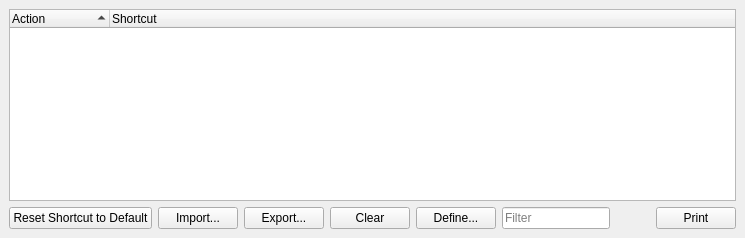
     <widget class="QWidget" name="tabShortcuts">
      <property name="accessibleName">
       <string>Shortcuts Tab</string>
      </property>
      <attribute name="title">
       <string>Shortcuts</string>
      </attribute>
      <layout class="QVBoxLayout">
       <property name="spacing">
        <number>6</number>
       </property>
       <property name="leftMargin">
        <number>9</number>
       </property>
       <property name="topMargin">
        <number>9</number>
       </property>
       <property name="rightMargin">
        <number>9</number>
       </property>
       <property name="bottomMargin">
        <number>9</number>
       </property>
       <item>
        <widget class="QTreeWidget" name="shortcutList">
         <property name="accessibleName">
          <string>Shortcuts table</string>
         </property>
         <property name="accessibleDescription">
          <string>Here you can configure shortcuts for actions</string>
         </property>
         <property name="alternatingRowColors">
          <bool>true</bool>
         </property>
         <property name="rootIsDecorated">
          <bool>true</bool>
         </property>
         <property name="uniformRowHeights">
          <bool>true</bool>
         </property>
         <property name="itemsExpandable">
          <bool>true</bool>
         </property>
         <property name="sortingEnabled">
          <bool>true</bool>
         </property>
         <property name="allColumnsShowFocus">
          <bool>true</bool>
         </property>
         <column>
          <property name="text">
           <string>Action</string>
          </property>
         </column>
         <column>
          <property name="text">
           <string>Shortcut</string>
          </property>
         </column>
        </widget>
       </item>
       <item>
        <layout class="QHBoxLayout">
         <property name="spacing">
          <number>6</number>
         </property>
         <property name="leftMargin">
          <number>0</number>
         </property>
         <property name="topMargin">
          <number>0</number>
         </property>
         <property name="rightMargin">
          <number>0</number>
         </property>
         <property name="bottomMargin">
          <number>0</number>
         </property>
         <item>
          <widget class="QPushButton" name="resetShortcut">
           <property name="accessibleName">
            <string>Reset Shortcut to default</string>
           </property>
           <property name="accessibleDescription">
            <string>Resets the shortcuts to their default assignment</string>
           </property>
           <property name="text">
            <string>Reset Shortcut to Default</string>
           </property>
          </widget>
         </item>
         <item>
          <widget class="QPushButton" name="importShortcuts">
           <property name="accessibleName">
            <string>Import shortcuts</string>
           </property>
           <property name="text">
            <string>Import...</string>
           </property>
          </widget>
         </item>
         <item>
          <widget class="QPushButton" name="exportShortcuts">
           <property name="accessibleName">
            <string>Export shortcuts</string>
           </property>
           <property name="text">
            <string>Export...</string>
           </property>
          </widget>
         </item>
         <item>
          <widget class="QPushButton" name="clearShortcut">
           <property name="accessibleName">
            <string>Clear</string>
           </property>
           <property name="accessibleDescription">
            <string>Clears the shortcut assignment for the selected action</string>
           </property>
           <property name="text">
            <string>Clear</string>
           </property>
          </widget>
         </item>
         <item>
          <widget class="QPushButton" name="defineShortcut">
           <property name="accessibleName">
            <string>Define</string>
           </property>
           <property name="accessibleDescription">
            <string>Opens a dialog for defining a new shortcut for the selected action</string>
           </property>
           <property name="text">
            <string>Define...</string>
           </property>
          </widget>
         </item>
         <item>
          <widget class="QLineEdit" name="filterShortcuts">
           <property name="inputMask">
            <string/>
           </property>
           <property name="text">
            <string/>
           </property>
           <property name="placeholderText">
            <string>Filter</string>
           </property>
          </widget>
         </item>
         <item>
          <spacer name="horizontalSpacer_18">
           <property name="orientation">
            <enum>Qt::Horizontal</enum>
           </property>
           <property name="sizeHint" stdset="0">
            <size>
             <width>40</width>
             <height>20</height>
            </size>
           </property>
          </spacer>
         </item>
         <item>
          <widget class="QPushButton" name="printShortcuts">
           <property name="accessibleName">
            <string>Print</string>
           </property>
           <property name="accessibleDescription">
            <string>Print the shortcuts list</string>
           </property>
           <property name="text">
            <string>Print</string>
           </property>
          </widget>
         </item>
        </layout>
       </item>
      </layout>
     </widget>
